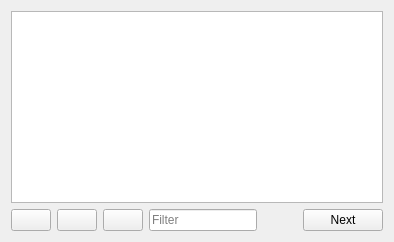
               <widget class="QWidget" name="tab_12">
                <attribute name="title">
                 <string>Detailed infos</string>
                </attribute>
                <layout class="QVBoxLayout" name="verticalLayout_9">
                 <item>
                  <widget class="QTableView" name="tblPersoInfos">
                   <property name="alternatingRowColors">
                    <bool>true</bool>
                   </property>
                   <property name="selectionBehavior">
                    <enum>QAbstractItemView::SelectRows</enum>
                   </property>
                   <property name="textElideMode">
                    <enum>Qt::ElideNone</enum>
                   </property>
                  </widget>
                 </item>
                 <item>
                  <layout class="QHBoxLayout" name="horizontalLayout_9">
                   <item>
                    <widget class="QPushButton" name="btnPersoAddInfo">
                     <property name="text">
                      <string/>
                     </property>
                     <property name="icon">
                      <iconset theme="list-add">
                       <normaloff>../../../../../../../.designer/backup</normaloff>../../../../../../../.designer/backup</iconset>
                     </property>
                    </widget>
                   </item>
                   <item>
                    <widget class="QPushButton" name="pushButton_3">
                     <property name="text">
                      <string/>
                     </property>
                     <property name="icon">
                      <iconset theme="emblem-favorite">
                       <normaloff>../../../../../../../.designer/backup</normaloff>../../../../../../../.designer/backup</iconset>
                     </property>
                     <property name="checkable">
                      <bool>true</bool>
                     </property>
                    </widget>
                   </item>
                   <item>
                    <widget class="QPushButton" name="btnPersoRmInfo">
                     <property name="text">
                      <string/>
                     </property>
                     <property name="icon">
                      <iconset theme="list-remove">
                       <normaloff>../../../../../../../.designer/backup</normaloff>../../../../../../../.designer/backup</iconset>
                     </property>
                    </widget>
                   </item>
                   <item>
                    <widget class="QLineEdit" name="lineEdit">
                     <property name="placeholderText">
                      <string>Filter</string>
                     </property>
                    </widget>
                   </item>
                   <item>
                    <spacer name="horizontalSpacer_5">
                     <property name="orientation">
                      <enum>Qt::Horizontal</enum>
                     </property>
                     <property name="sizeHint" stdset="0">
                      <size>
                       <width>40</width>
                       <height>20</height>
                      </size>
                     </property>
                    </spacer>
                   </item>
                   <item>
                    <widget class="QPushButton" name="btnStepEight">
                     <property name="text">
                      <string>Next</string>
                     </property>
                     <property name="icon">
                      <iconset theme="go-next">
                       <normaloff>../../../../../../../.designer/backup</normaloff>../../../../../../../.designer/backup</iconset>
                     </property>
                    </widget>
                   </item>
                  </layout>
                 </item>
                </layout>
               </widget>
